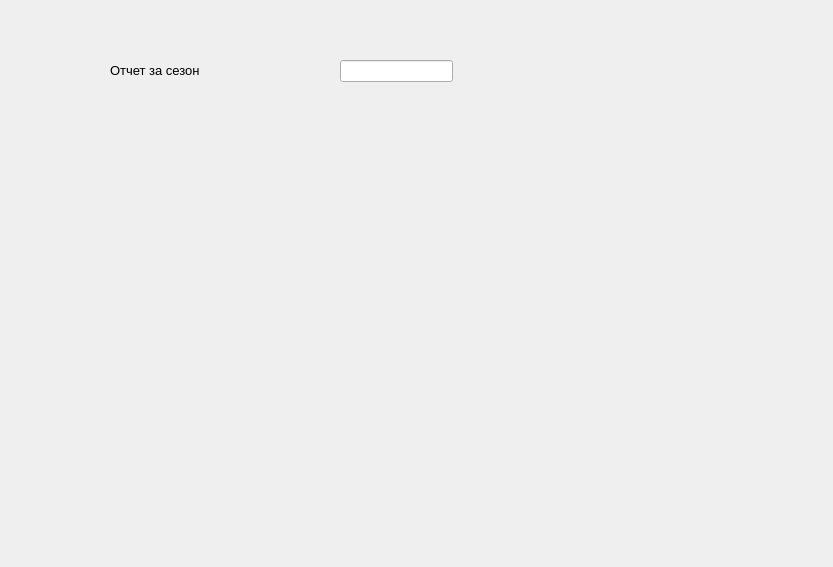
<?xml version="1.0" encoding="UTF-8"?>
<ui version="4.0">
 <class>Form_dez</class>
 <widget class="QWidget" name="Form_dez">
  <property name="windowModality">
   <enum>Qt::WindowModal</enum>
  </property>
  <property name="geometry">
   <rect>
    <x>0</x>
    <y>0</y>
    <width>833</width>
    <height>567</height>
   </rect>
  </property>
  <property name="windowTitle">
   <string>Form</string>
  </property>
  <widget class="QLabel" name="label">
   <property name="geometry">
    <rect>
     <x>110</x>
     <y>60</y>
     <width>191</width>
     <height>21</height>
    </rect>
   </property>
   <property name="font">
    <font>
     <pointsize>10</pointsize>
    </font>
   </property>
   <property name="text">
    <string>Отчет за сезон </string>
   </property>
  </widget>
  <widget class="QLineEdit" name="str_in">
   <property name="geometry">
    <rect>
     <x>340</x>
     <y>60</y>
     <width>113</width>
     <height>22</height>
    </rect>
   </property>
  </widget>
 </widget>
 <resources/>
 <connections/>
</ui>
